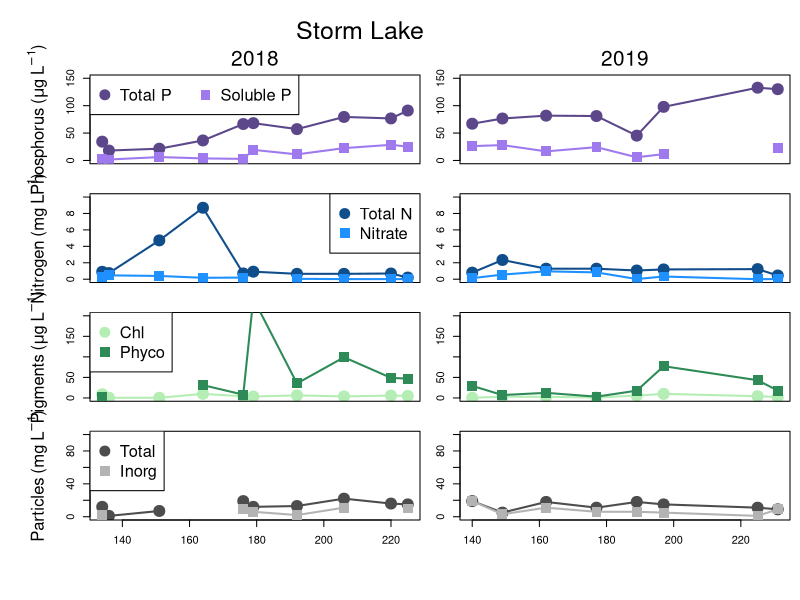
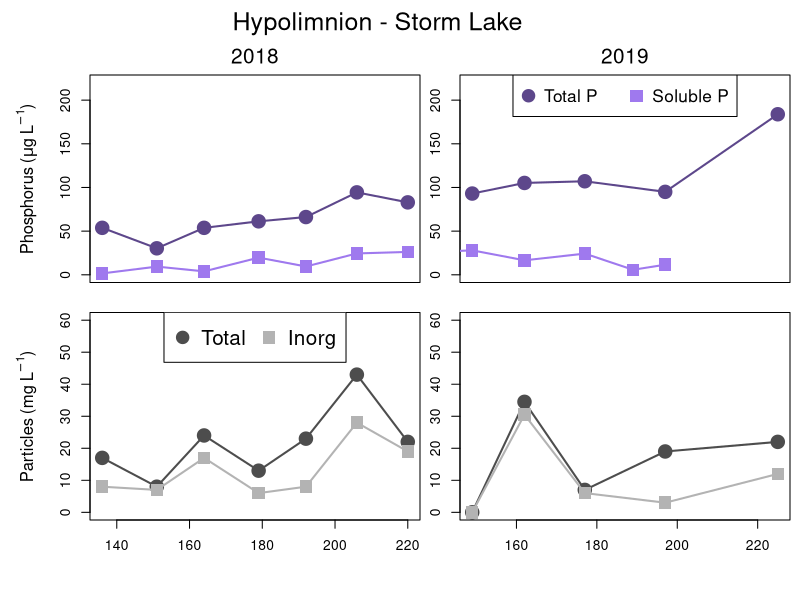
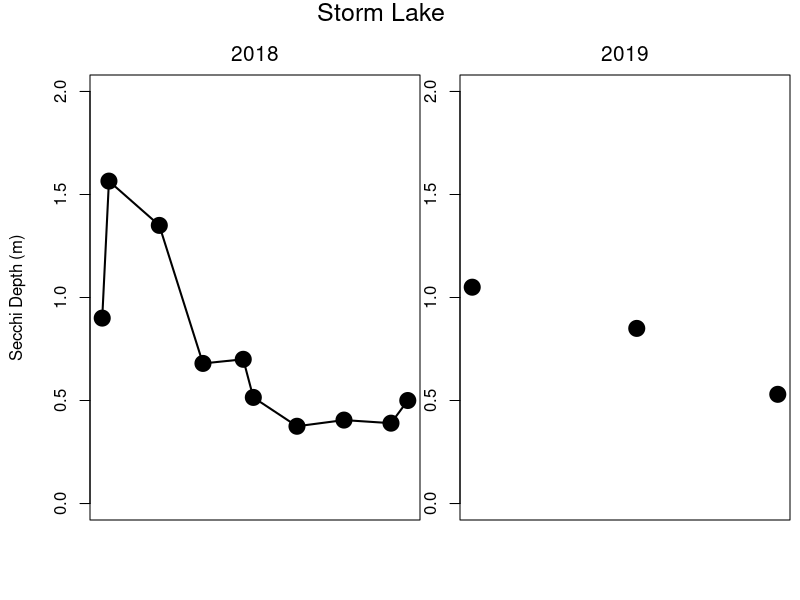

Recreate these plots in R, in order.
setwd("C:/Users/wilkinso/Box Sync/Carp Removal & Phosphorus Project/Synoptic Sampling/Water Quality Data")

c19 = read.csv("P19_WQ_2019.csv")
c18 = read.csv("P18_WQ_2018.csv")


windows(height=8, width=6)
par(mfrow=c(4,2), omi=c(0.5,0.5,0.75,0.1), mai=c(0.3,0.4,0,0))

#Total P
plot(c18[c18$LakeID==113 & c18$Depth=="Epi", "DOY"], c18[c18$LakeID==113 & c18$Depth=="Epi", "TP_ugL"], 
     type="o", pch=19, col="mediumpurple4", ylim=c(0,150), cex=2, lwd=2, xaxt="n")
mtext(side=3, line=2.5, "                              Storm Lake", cex=1.5)
mtext(side=3, line=0.5, "2018", cex=1.25); mtext(side=2, line=3, expression(Phosphorus~"("*mu*g~L^-1*")"))
legend("topleft", legend=c("Total P", "Soluble P"), pch=c(19,15), pt.cex=2, col=c("mediumpurple4", "mediumpurple2"), cex=1.5, horiz=T)
points(c18[c18$LakeID==113 & c18$Depth=="Epi", "DOY"], c18[c18$LakeID==113 & c18$Depth=="Epi", "SRP_ugL"], 
       type="o", pch=15, col="mediumpurple2", cex=2, lwd=2)
plot(c19[c19$LakeNumber==113 & c19$Depth=="Epi", "DOY"], c19[c19$LakeNumber==113 & c19$Depth=="Epi", "TP_ugL"], 
     type="o", pch=19, col="mediumpurple4", ylim=c(0,150), cex=2, lwd=2, xaxt="n")
mtext(side=3, line=0.5, "2019", cex=1.25)
points(c19[c19$LakeNumber==113 & c19$Depth=="Epi", "DOY"], c19[c19$LakeNumber==113 & c19$Depth=="Epi", "SRP_ugL"], 
       type="o", pch=15, col="mediumpurple2", cex=2, lwd=2)


#Total N and Nitrate
plot(c18[c18$LakeID==113 & c18$Depth=="Epi", "DOY"], c18[c18$LakeID==113 & c18$Depth=="Epi", "TN_mgL"], 
     type="o", pch=19, col="dodgerblue4", ylim=c(0,10), cex=2, lwd=2, xaxt="n")
mtext(side=2, line=3, expression(Nitrogen~"("*mg~L^-1*")"))
legend("topright", legend=c("Total N", "Nitrate"), pch=c(19,15), pt.cex=2, col=c("dodgerblue4", "dodgerblue1"), cex=1.5)
points(c18[c18$LakeID==113 & c18$Depth=="Epi", "DOY"], c18[c18$LakeID==113 & c18$Depth=="Epi", "Nitrate_mgL"], 
       type="o", pch=15, col="dodgerblue1", cex=2, lwd=2)
plot(c19[c19$LakeNumber==113 & c19$Depth=="Epi", "DOY"], c19[c19$LakeNumber==113 & c19$Depth=="Epi", "TN_mgL"], 
     type="o", pch=19, col="dodgerblue4", ylim=c(0,10), cex=2, lwd=2, xaxt="n")
points(c19[c19$LakeNumber==113 & c19$Depth=="Epi", "DOY"], c19[c19$LakeNumber==113 & c19$Depth=="Epi", "Nitrate_mgL"], 
       type="o", pch=15, col="dodgerblue1", cex=2, lwd=2)


#Pigments
plot(c18[c18$LakeID==113 & c18$Depth=="Epi", "DOY"], c18[c18$LakeID==113 & c18$Depth=="Epi", "Chla_ugL"], 
     type="o", pch=19, col="darkseagreen2", ylim=c(0,200), cex=2, lwd=2, xaxt="n")
mtext(side=2, line=3, expression(Pigments~"("*mu*g~L^-1*")"))
legend("topleft", legend=c("Chl", "Phyco"), pch=c(19,15), pt.cex=2, col=c("darkseagreen2", "seagreen4"), cex=1.5)
points(c18[c18$LakeID==113 & c18$Depth=="Epi", "DOY"], c18[c18$LakeID==113 & c18$Depth=="Epi", "Phyco_ugL"], 
       type="o", pch=15, col="seagreen4", cex=2, lwd=2)
plot(c19[c19$LakeNumber==113 & c19$Depth=="Epi", "DOY"], c19[c19$LakeNumber==113 & c19$Depth=="Epi", "Chl_ugL"], 
     type="o", pch=19, col="darkseagreen2", ylim=c(0,200), cex=2, lwd=2, xaxt="n")
points(c19[c19$LakeNumber==113 & c19$Depth=="Epi", "DOY"], c19[c19$LakeNumber==113 & c19$Depth=="Epi", "Phyco_ugL"], 
       type="o", pch=15, col="seagreen4", cex=2, lwd=2)


#TSS and ISS
plot(c18[c18$LakeID==113 & c18$Depth=="Epi", "DOY"], c18[c18$LakeID==113 & c18$Depth=="Epi", "TSS_mgL"], 
     type="o", pch=19, col="gray30", ylim=c(0,100), cex=2, lwd=2)
mtext(side=2, line=3, expression(Particles~"("*mg~L^-1*")"))
legend("topleft", legend=c("Total", "Inorg"), pch=c(19,15), pt.cex=2, col=c("gray30", "gray70"), cex=1.5)
points(c18[c18$LakeID==113 & c18$Depth=="Epi", "DOY"], c18[c18$LakeID==113 & c18$Depth=="Epi", "ISS_mgL"], 
       type="o", pch=15, col="gray70", cex=2, lwd=2)
plot(c19[c19$LakeNumber==113 & c19$Depth=="Epi", "DOY"], c19[c19$LakeNumber==113 & c19$Depth=="Epi", "TSS_mgL"], 
     type="o", pch=19, col="gray30", ylim=c(0,100), cex=2, lwd=2)
points(c19[c19$LakeNumber==113 & c19$Depth=="Epi", "DOY"], c19[c19$LakeNumber==113 & c19$Depth=="Epi", "ISS_mgL"], 
       type="o", pch=15, col="gray70", cex=2, lwd=2)


#HYPOLIMNION
windows(height=6, width=6)
par(mfrow=c(2,2), omi=c(0.5,0.5,0.75,0.1), mai=c(0.3,0.4,0,0))
#Total P
plot(c18[c18$LakeID==113 & c18$Depth=="Hypo", "DOY"], c18[c18$LakeID==113 & c18$Depth=="Hypo", "TP_ugL"], 
     type="o", pch=19, col="mediumpurple4", ylim=c(0,220), cex=2, lwd=2, xaxt="n")
mtext(side=3, line=2.5, "                                   Hypolimnion - Storm Lake", cex=1.5)
mtext(side=3, line=0.5, "2018", cex=1.25); mtext(side=2, line=3, expression(Phosphorus~"("*mu*g~L^-1*")"))
points(c18[c18$LakeID==113 & c18$Depth=="Hypo", "DOY"], c18[c18$LakeID==113 & c18$Depth=="Hypo", "SRP_ugL"], 
       type="o", pch=15, col="mediumpurple2", cex=2, lwd=2)
plot(c19[c19$LakeNumber==113 & c19$Depth=="Hypo", "DOY"], c19[c19$LakeNumber==113 & c19$Depth=="Hypo", "TP_ugL"], 
     type="o", pch=19, col="mediumpurple4", ylim=c(0,220), cex=2, lwd=2, xaxt="n")
mtext(side=3, line=0.5, "2019", cex=1.25)
points(c19[c19$LakeNumber==113 & c19$Depth=="Epi", "DOY"], c19[c19$LakeNumber==113 & c19$Depth=="Epi", "SRP_ugL"], 
       type="o", pch=15, col="mediumpurple2", cex=2, lwd=2)
legend("top", legend=c("Total P", "Soluble P"), pch=c(19,15), pt.cex=2, col=c("mediumpurple4", "mediumpurple2"), cex=1.25, horiz=T)


#TSS and ISS
plot(c18[c18$LakeID==113 & c18$Depth=="Hypo", "DOY"], c18[c18$LakeID==113 & c18$Depth=="Hypo", "TSS_mgL"], 
     type="o", pch=19, col="gray30", ylim=c(0,60), cex=2, lwd=2)
mtext(side=2, line=3, expression(Particles~"("*mg~L^-1*")"))
points(c18[c18$LakeID==113 & c18$Depth=="Hypo", "DOY"], c18[c18$LakeID==113 & c18$Depth=="Hypo", "ISS_mgL"], 
       type="o", pch=15, col="gray70", cex=2, lwd=2)
legend("top", legend=c("Total", "Inorg"), pch=c(19,15), pt.cex=2, col=c("gray30", "gray70"), cex=1.5, horiz=T)
plot(c19[c19$LakeNumber==113 & c19$Depth=="Hypo", "DOY"], c19[c19$LakeNumber==113 & c19$Depth=="Hypo", "TSS_mgL"], 
     type="o", pch=19, col="gray30", ylim=c(0,60), cex=2, lwd=2)
points(c19[c19$LakeNumber==113 & c19$Depth=="Hypo", "DOY"], c19[c19$LakeNumber==113 & c19$Depth=="Hypo", "ISS_mgL"], 
       type="o", pch=15, col="gray70", cex=2, lwd=2)



# SECCHI DATA
windows(height=3.5, width=6)
par(mfrow=c(1,2), omi=c(0.5,0.5,0.75,0.1), mai=c(0.3,0.4,0,0))
plot(c18[c18$LakeID==113 & c18$Depth=="Epi", "DOY"], c18[c18$LakeID==113 & c18$Depth=="Epi", "Secchi_m"], 
     type="o", pch=19, col="black", ylim=c(0,2), cex=2, lwd=2, xaxt="n")
mtext(side=3, line=2.5, "                                    Storm Lake", cex=1.5)
mtext(side=3, line=0.5, "2018", cex=1.25); mtext(side=2, line=3, expression(Secchi~Depth~"("*m*")"))

plot(c19[c19$LakeNumber==113 & c19$Depth=="Epi", "DOY"], c19[c19$LakeNumber==113 & c19$Depth=="Epi", "Secchi_m"], 
     type="o", pch=19, col="black", ylim=c(0,2), cex=2, lwd=2, xaxt="n")
mtext(side=3, line=0.5, "2019", cex=1.25)